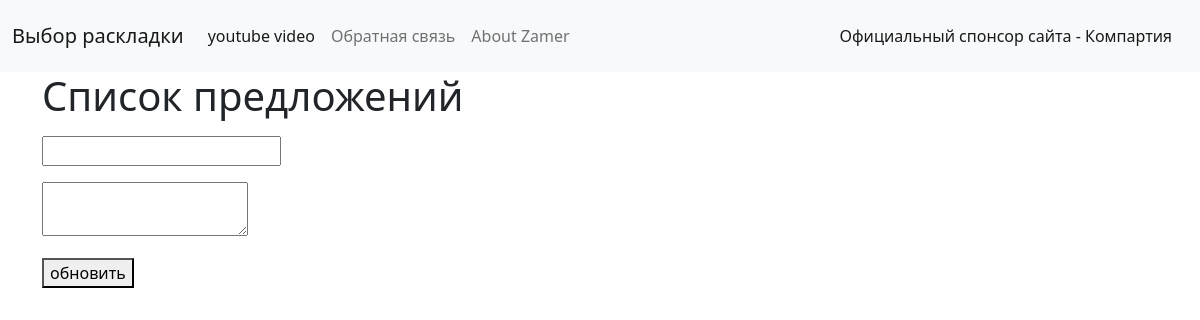
Before: /blog/тест/edit/ with the older database file.
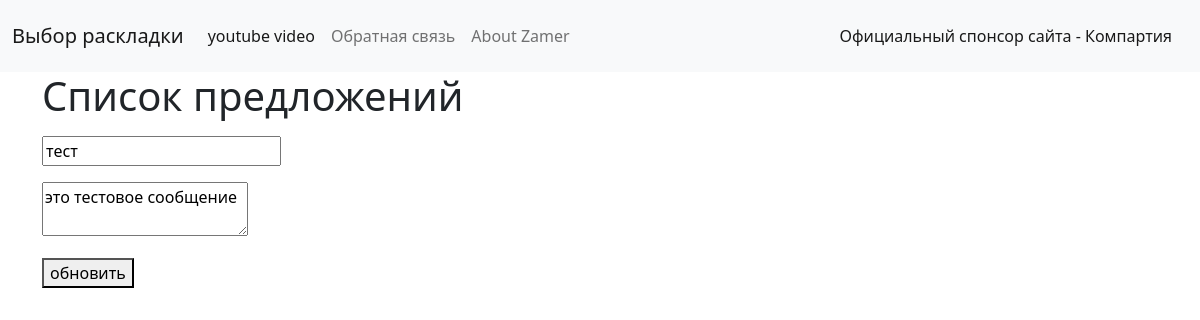
After: the same page with the newer database file.
### models.py (models this page shows, shortened)
class Post(db.Model):
	id = db.Column(db.Integer, primary_key=True)
	title = db.Column(db.String(140))
	slug = db.Column(db.String(140), unique=True)
	body = db.Column(db.Text)
	created = db.Column(db.DateTime, default=datetime.utcnow())
	tags = db.relationship('Tag', secondary=post_tags, backref=db.backref('posts', lazy='dynamic'))

### posts/blueprint.py (the view)
@posts.route('/<slug>/edit/', methods=['post','get'])
def edit_post(slug):
	post = Post.query.filter(Post.slug==slug).first()
	if request.method=='POST':
		form = PostForms(formdata=request.form, obj=post)
		form.populate_obj(post)
		db.session.commit()
		return redirect(url_for('posts.post_detail', slug=post.slug))
	form = PostForms(obj=post)
	return render_template('posts/edit_post.html', post=post, form=form)

### posts/forms.py
class PostForms(Form):
    title = StringField('Title')
    body = TextAreaField('body')

### posts/Templates/Posts/edit_post.html (shortened to what this page needs)
{% extends 'base.html' %}
{% block content %}
<h1>Список предложений</h1>
<p>
<form action="{{url_for('posts.edit_post', slug=post.slug)}}" method="post">
    {% for fild in form %}
    <p> {{fild}} </p>
    {% endfor %}
    <p>
    <button type="submit">обновить</button>
    </p>
</form>
</p>
{% endblock %}

Changed rows visible on the page:
now on this page (row edited): Post: form "тест" "это тестовое сообщение"
